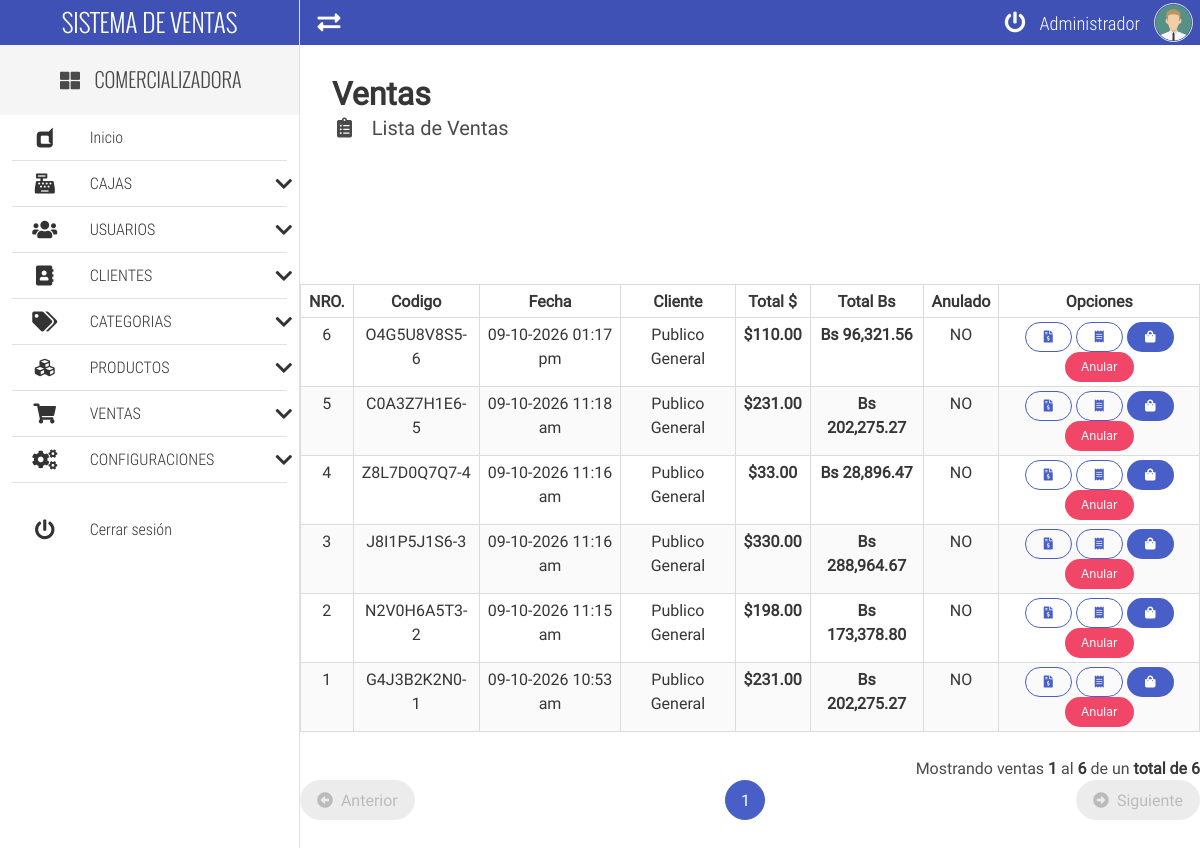
Page /saleList/ (signed in) on the committed database.
### tables this page shows
CREATE TABLE `venta` (
  `venta_id` int(30) NOT NULL,
  `venta_codigo` varchar(200) NOT NULL,
  `venta_fecha` date NOT NULL,
  `venta_hora` varchar(17) NOT NULL,
  `venta_subtotal` decimal(20,2) NOT NULL DEFAULT 0.00,
  `venta_iva` decimal(20,2) NOT NULL DEFAULT 0.00,
  `venta_total` decimal(20,2) NOT NULL DEFAULT 0.00,
  `venta_pagado` decimal(20,2) NOT NULL DEFAULT 0.00,
  `venta_cambio` decimal(20,2) NOT NULL DEFAULT 0.00,
  `usuario_id` int(7) NOT NULL,
  `cliente_id` int(10) NOT NULL,
  `caja_id` int(5) NOT NULL,
  `venta_forma_pago` varchar(3) NOT NULL DEFAULT 'Bs',
  `anulado` tinyint(1) NOT NULL DEFAULT 0,
  `venta_tasa_dolar` decimal(20,4) NOT NULL DEFAULT 1.0000,
  `venta_total_usd` decimal(20,2) NOT NULL DEFAULT 0.00,
  `venta_total_bs` decimal(20,2) NOT NULL DEFAULT 0.00,
  `venta_pagado_usd` decimal(20,2) NOT NULL DEFAULT 0.00,
  `venta_pagado_bs` decimal(20,2) NOT NULL DEFAULT 0.00,
  `venta_cambio_usd` decimal(20,2) NOT NULL DEFAULT 0.00,
  `venta_cambio_bs` decimal(20,2) NOT NULL DEFAULT 0.00
);

CREATE TABLE `cliente` (
  `cliente_id` int(10) NOT NULL,
  `cliente_tipo_documento` varchar(20) NOT NULL,
  `cliente_numero_documento` varchar(35) NOT NULL,
  `cliente_nombre` varchar(50) NOT NULL,
  `cliente_apellido` varchar(50) NOT NULL,
  `cliente_provincia` varchar(30) NOT NULL,
  `cliente_ciudad` varchar(30) NOT NULL,
  `cliente_direccion` varchar(70) NOT NULL,
  `cliente_telefono` varchar(20) NOT NULL,
  `cliente_email` varchar(50) NOT NULL
);

### app/controllers/saleController.php (the view, shortened to what this page needs)
<?php
	class saleController extends mainModel{
		public function listarVentaControlador($pagina,$registros,$url,$busqueda){
			$pagina=$this->limpiarCadena($pagina);
			$registros=$this->limpiarCadena($registros);
			$url=$this->limpiarCadena($url);
			$url=APP_URL.$url."/";
			$busqueda=$this->limpiarCadena($busqueda);
			$tabla="";
			$pagina = (isset($pagina) && $pagina>0) ? (int) $pagina : 1;
			$inicio = ($pagina>0) ? (($pagina * $registros)-$registros) : 0;
			$inicio_int    = (int) $inicio;
			$registros_int = (int) $registros;
			$campos_tablas="venta.venta_id,venta.venta_codigo,venta.venta_fecha,venta.venta_hora,venta.venta_total,venta.venta_total_usd,venta.venta_total_bs,venta.venta_tasa_dolar,venta.usuario_id,venta.cliente_id,venta.caja_id,usuario.usuario_id,usuario.usuario_nombre,usuario.usuario_apellido,cliente.cliente_id,cliente.cliente_nombre,cliente.cliente_apellido,venta.venta_forma_pago,venta.anulado";
			if(isset($busqueda) && $busqueda!=""){
				$consulta_datos = "SELECT $campos_tablas FROM venta
				                   INNER JOIN cliente ON venta.cliente_id=cliente.cliente_id
				                   INNER JOIN usuario ON venta.usuario_id=usuario.usuario_id
				                   WHERE (venta.venta_codigo = :busqueda)
				                   ORDER BY venta.venta_id DESC
				                   LIMIT $inicio_int, $registros_int";
				$consulta_total = "SELECT COUNT(venta_id) FROM venta WHERE (venta.venta_codigo = :busqueda)";
				$params = ['busqueda' => $busqueda];
			}else{
				$consulta_datos = "SELECT $campos_tablas FROM venta
				                   INNER JOIN cliente ON venta.cliente_id=cliente.cliente_id
				                   INNER JOIN usuario ON venta.usuario_id=usuario.usuario_id
				                   ORDER BY venta.venta_id DESC
				                   LIMIT $inicio_int, $registros_int";
				$consulta_total = "SELECT COUNT(venta_id) FROM venta";
				$params = [];
			}
			$datos = $this->ejecutarConsultaSegura($consulta_datos, $params);
			$datos = $datos->fetchAll();
			$total = $this->ejecutarConsultaSegura($consulta_total, $params);
			$total = (int) $total->fetchColumn();
			$numeroPaginas =ceil($total/$registros);
			$tabla.='
		        <div class="table-container">
		        <table class="table is-bordered is-striped is-narrow is-hoverable is-fullwidth">
		            <thead>
		                <tr>
		                    <th class="has-text-centered">NRO.</th>
		                    <th class="has-text-centered">Codigo</th>
		                    <th class="has-text-centered">Fecha</th>
		                    <th class="has-text-centered">Cliente</th>
		                    <th class="has-text-centered">Total $</th>
		                    <th class="has-text-centered">Total Bs</th>
							<th class="has-text-centered">Anulado</th>
		                    <th class="has-text-centered">Opciones</th>
		                </tr>
		            </thead>
		            <tbody>
		    ';
		    if($total>=1 && $pagina<=$numeroPaginas){
				$contador=$inicio+1;
				$pag_inicio=$inicio+1;
				foreach($datos as $rows){
					if($rows["anulado"] == 0){
						$anular = '
							<button type="button" class="button is-danger is-rounded is-small" onclick="anularVenta('.$rows['venta_id'].', \''.APP_URL.'\')">
								Anular
							</button>
						';
						$anulado = "NO";
					}else{
						$anular = '';
						$anulado = "SI";
					}
					$tabla.='
						<tr class="has-text-centered" >
							<td>'.$rows['venta_id'].'</td>
							<td>'.$rows['venta_codigo'].'</td>
							<td>'.date("d-m-Y", strtotime($rows['venta_fecha'])).' '.$rows['venta_hora'].'</td>
							<td>'.$this->limitarCadena($rows['cliente_nombre'].' '.$rows['cliente_apellido'],30,"...").'</td>
							<td><strong>$'.number_format($rows['venta_total_usd'],2,'.',',').'</strong></td>
							<td><strong>Bs '.number_format($rows['venta_total_bs'],2,'.',',').'</strong></td>
			                <td>'.$anulado.'</td>
							<td>
			                	<button type="button" class="button is-link is-outlined is-rounded is-small btn-sale-options" onclick="print_invoice(\''.APP_URL.'app/pdf/invoice.php?code='.$rows['venta_codigo'].'\')" title="Imprimir factura Nro. '.$rows['venta_id'].'" >
	                                <i class="fas fa-file-invoice-dollar fa-fw"></i>
	                            </button>
                                <button type="button" class="button is-link is-outlined is-rounded is-small btn-sale-options" onclick="print_ticket(\''.APP_URL.'app/pdf/ticket.php?code='.$rows['venta_codigo'].'\')" title="Imprimir ticket Nro. '.$rows['venta_id'].'" >
                                    <i class="fas fa-receipt fa-fw"></i>
                                </button>
			                    <a href="'.APP_URL.'saleDetail/'.$rows['venta_codigo'].'/" class="button is-link is-rounded is-small" title="Informacion de venta Nro. '.$rows['venta_id'].'" >
			                    	<i class="fas fa-shopping-bag fa-fw"></i>
			                    </a>
								'.$anular.'
			                </td>
						</tr>
					';
					$contador++;
				}
				$pag_final=$contador-1;
			}
			$tabla.='</tbody></table></div>';
			if($total>0 && $pagina<=$numeroPaginas){
				$tabla.='<p class="has-text-right">Mostrando ventas <strong>'.$pag_inicio.'</strong> al <strong>'.$pag_final.'</strong> de un <strong>total de '.$total.'</strong></p>';
				$tabla.=$this->paginadorTablas($pagina,$numeroPaginas,$url,7);
			}
			return $tabla;
		}
	}

### app/views/css/all.css (style rules this page uses)
.fa-fw { text-align: center; width: 1.25em; }
.fa-file-invoice-dollar:before { content: "\f571"; }
.fa-receipt:before { content: "\f543"; }
.fa-shopping-bag:before { content: "\f290"; }

### app/views/css/estilos.css (style rules this page uses)
body,html { height: 100%; width: 100%; margin: 0; padding: 0; font-size: 16px; font-family: "RobotoRegular"; position: relative; }

### rows in the picture
venta: venta_id "6", venta_codigo "O4G5U8V8S5-6", venta_fecha "09-10-2026", venta_hora "01:17 pm", cliente.cliente_apellido "Publico General", venta_total_usd "110.00", venta_total_bs "96,321.56", anulado "NO"
venta: venta_id "5", venta_codigo "C0A3Z7H1E6-5", venta_fecha "09-10-2026", venta_hora "11:18 am", cliente.cliente_apellido "Publico General", venta_total_usd "231.00", venta_total_bs "202,275.27", anulado "NO"
venta: venta_id "4", venta_codigo "Z8L7D0Q7Q7-4", venta_fecha "09-10-2026", venta_hora "11:16 am", cliente.cliente_apellido "Publico General", venta_total_usd "33.00", venta_total_bs "28,896.47", anulado "NO"
venta: venta_id "3", venta_codigo "J8I1P5J1S6-3", venta_fecha "09-10-2026", venta_hora "11:16 am", cliente.cliente_apellido "Publico General", venta_total_usd "330.00", venta_total_bs "288,964.67", anulado "NO"
venta: venta_id "2", venta_codigo "N2V0H6A5T3-2", venta_fecha "09-10-2026", venta_hora "11:15 am", cliente.cliente_apellido "Publico General", venta_total_usd "198.00", venta_total_bs "173,378.80", anulado "NO"
venta: venta_id "1", venta_codigo "G4J3B2K2N0-1", venta_fecha "09-10-2026", venta_hora "10:53 am", cliente.cliente_apellido "Publico General", venta_total_usd "231.00", venta_total_bs "202,275.27", anulado "NO"

### other values in the picture
APP_NAME "COMERCIALIZADORA"
$_SESSION['usuario'] "Administrador"
$pag_inicio "1"
$pag_final "6"
$total "6"
